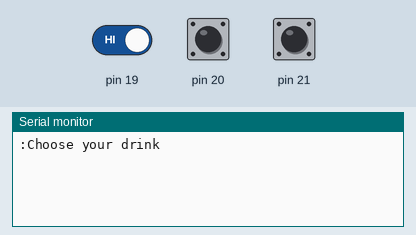
Recording of a sketch running on a simulated Arduino Mega 2560, built with avr-gcc and run on an emulated ATmega2560. Shown: the last lines printed to the serial monitor. Inputs (shaded band) come from the test bench; at power-on: pin 19 HIGH, pin 20 HIGH, pin 21 HIGH.

Above: at 1.5 s.
1.6 s: pin 19 driven LOW
At 2.0 s:
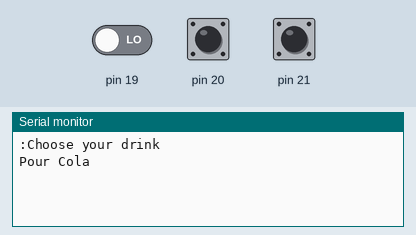
At 7.7 s:
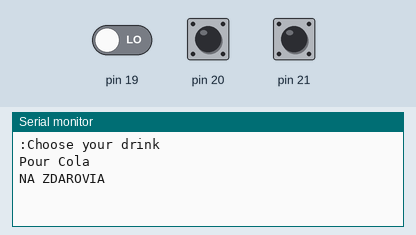

The sketch:

BasicManue.ino
```cpp
// פינים
const int BTN_WHITE = 2;   // וודקה
const int BTN_BLUE  = 3;   // קולה + וודקה
const int BTN_RED   = 4;   // קולה

volatile bool whitePressed = false;
volatile bool bluePressed  = false;
volatile bool redPressed   = false;

bool systemBusy = false;   // נעילת אירוע

// ISR
void whiteISR() { if (!systemBusy) whitePressed = true; }
void blueISR()  { if (!systemBusy) bluePressed  = true; }
void redISR()   { if (!systemBusy) redPressed   = true; }

void setup() {
  Serial.begin(9600);
  Serial1.begin(9600);
  delay(300);

  // *** תיקון כפילויות במסך ***
  Serial1.write(254);

  pinMode(BTN_WHITE, INPUT_PULLUP);
  pinMode(BTN_BLUE,  INPUT_PULLUP);
  pinMode(BTN_RED,   INPUT_PULLUP);

  attachInterrupt(BTN_WHITE, whiteISR, FALLING);
  attachInterrupt(BTN_BLUE,  blueISR,  FALLING);
  attachInterrupt(BTN_RED,   redISR,   FALLING);

  showDefault();
}

void loop() {

  if (systemBusy) return;  // אם עסוק — לא מקבל לחיצות

  // כפתור לבן – Vodka
  if (whitePressed) {
    handlePress("Vodka makes life easyer");
    whitePressed = false;
  }

  // כפתור כחול – Cola & Vodka
  if (bluePressed) {
    handlePress("Cola & Vodka");
    bluePressed = false;
  }

  // כפתור אדום – Cola
  if (redPressed) {
    handlePress("Pour Cola");
    redPressed = false;
  }
}

// ---------------------------------------------------------
// לוגיקה מרכזית — טיפול בלחיצה אחת בלבד
// ---------------------------------------------------------

void handlePress(const char* drinkMessage) {
  systemBusy = true;   // נועל את המערכת

  detachInterrupt(BTN_WHITE);
  detachInterrupt(BTN_BLUE);
  detachInterrupt(BTN_RED);

  // הודעת המשקה
  clearLCD();
  Serial1.print(drinkMessage);
  Serial.println(drinkMessage);
  delay(5000);

  // NA ZDAROVIA
  clearLCD();
  Serial1.print("NA ZDAROVIA");
  Serial.println("NA ZDAROVIA");
  delay(5000);

  // חזרה לברירת מחדל
  showDefault();

  // איפוס ונעילה מחדש
  attachInterrupt(BTN_WHITE, whiteISR, FALLING);
  attachInterrupt(BTN_BLUE,  blueISR,  FALLING);
  attachInterrupt(BTN_RED,   redISR,   FALLING);

  systemBusy = false;
}

// ---------------------------------------------------------
// פונקציות עזר למסך
// ---------------------------------------------------------

void clearLCD() {
  Serial1.write(254);
  Serial1.write(1);
  delay(20);
}

void showDefault() {
  clearLCD();
  Serial1.print(":Choose your drink");
  Serial.println(":Choose your drink");
}
```

Measured:
- after the input at 1.6 s, the serial monitor: prints a new line at once (image 1)
